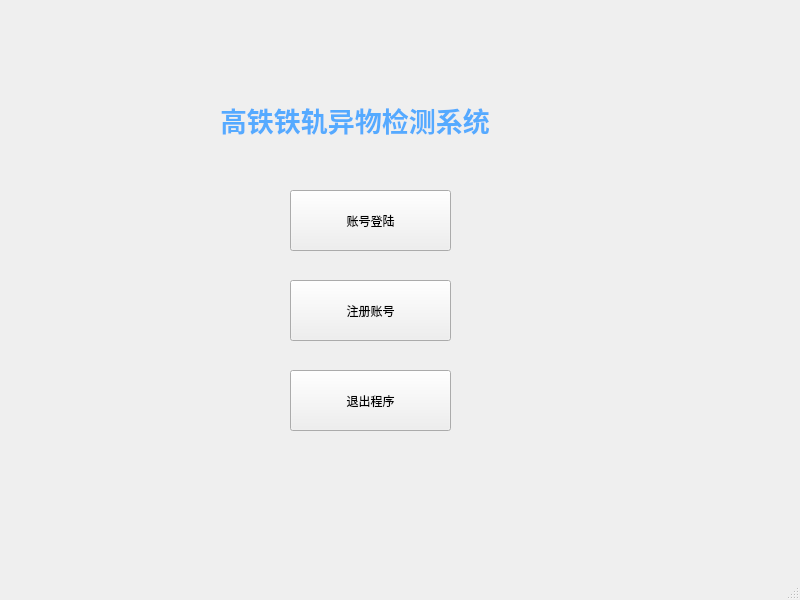
<?xml version="1.0" encoding="UTF-8"?>
<ui version="4.0">
 <class>MainWindow</class>
 <widget class="QMainWindow" name="MainWindow">
  <property name="geometry">
   <rect>
    <x>0</x>
    <y>0</y>
    <width>800</width>
    <height>600</height>
   </rect>
  </property>
  <property name="windowTitle">
   <string>MainWindow</string>
  </property>
  <widget class="QWidget" name="centralwidget">
   <widget class="QLabel" name="label">
    <property name="geometry">
     <rect>
      <x>220</x>
      <y>80</y>
      <width>351</width>
      <height>81</height>
     </rect>
    </property>
    <property name="text">
     <string>&lt;html&gt;&lt;head/&gt;&lt;body&gt;&lt;p&gt;&lt;span style=&quot; font-size:20pt; font-weight:600; color:#55aaff;&quot;&gt;高铁铁轨异物检测系统&lt;/span&gt;&lt;/p&gt;&lt;/body&gt;&lt;/html&gt;</string>
    </property>
   </widget>
   <widget class="QPushButton" name="pushButton_login">
    <property name="geometry">
     <rect>
      <x>290</x>
      <y>190</y>
      <width>161</width>
      <height>61</height>
     </rect>
    </property>
    <property name="text">
     <string>账号登陆</string>
    </property>
   </widget>
   <widget class="QPushButton" name="pushButton_creat">
    <property name="geometry">
     <rect>
      <x>290</x>
      <y>280</y>
      <width>161</width>
      <height>61</height>
     </rect>
    </property>
    <property name="text">
     <string>注册账号</string>
    </property>
   </widget>
   <widget class="QPushButton" name="pushButton_exit">
    <property name="geometry">
     <rect>
      <x>290</x>
      <y>370</y>
      <width>161</width>
      <height>61</height>
     </rect>
    </property>
    <property name="text">
     <string>退出程序</string>
    </property>
   </widget>
  </widget>
  <widget class="QMenuBar" name="menubar">
   <property name="geometry">
    <rect>
     <x>0</x>
     <y>0</y>
     <width>800</width>
     <height>26</height>
    </rect>
   </property>
  </widget>
  <widget class="QStatusBar" name="statusbar"/>
 </widget>
 <resources/>
 <connections/>
</ui>
